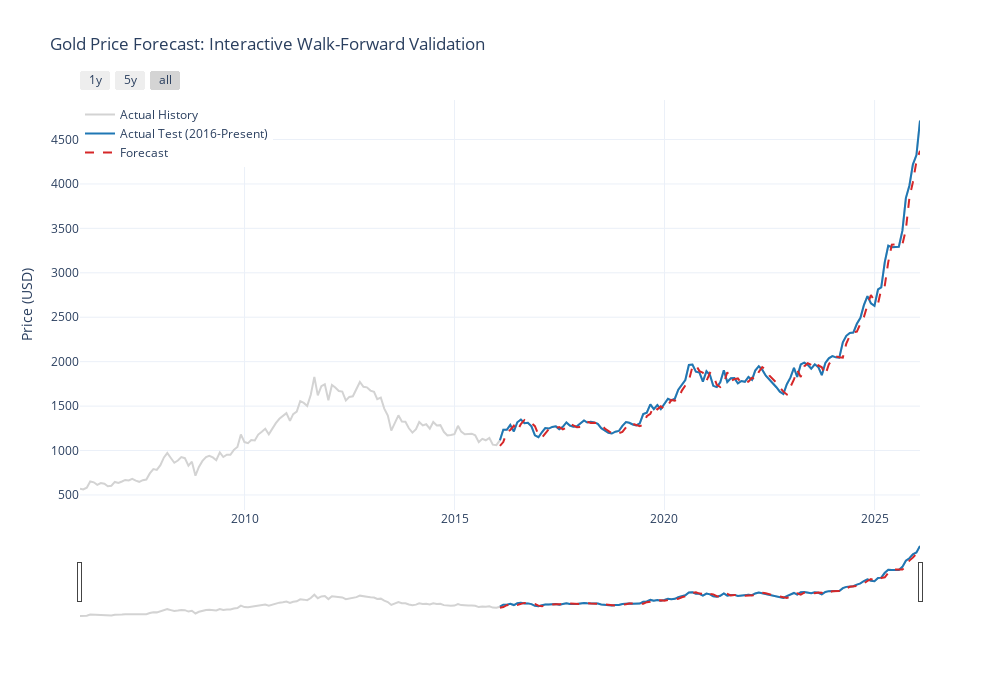

Here is the notebook cell this chart was saved with:
### Code cell
fig = go.Figure()

fig.add_trace(go.Scatter(
    x=df_ardl.index, 
    y=np.exp(df_ardl[y_col]),
    mode='lines',
    name='Actual History',
    line=dict(color='lightgray')
))

fig.add_trace(go.Scatter(
    x=test_data.index, 
    y=actual_price,
    mode='lines',
    name='Actual Test (2016-Present)',
    line=dict(color='#1f77b4', width=2)
))

fig.add_trace(go.Scatter(
    x=test_data.index, 
    y=pred_price,
    mode='lines',
    name='Forecast',
    line=dict(color='#d62728', width=2, dash='dash')
))

fig.update_layout(
    width=1000,
    height=700,
    autosize=False,
    title='Gold Price Forecast: Interactive Walk-Forward Validation',
    yaxis_title='Price (USD)',
    xaxis=dict(
        rangeselector=dict(
            buttons=list([
                dict(count=1, label="1y", step="year", stepmode="backward"),
                dict(count=5, label="5y", step="year", stepmode="backward"),
                dict(step="all")
            ])
        ),
        rangeslider=dict(visible=True),
        type="date"
    ),
    template="plotly_white",
    legend=dict(x=0, y=1)
)

fig.show()
